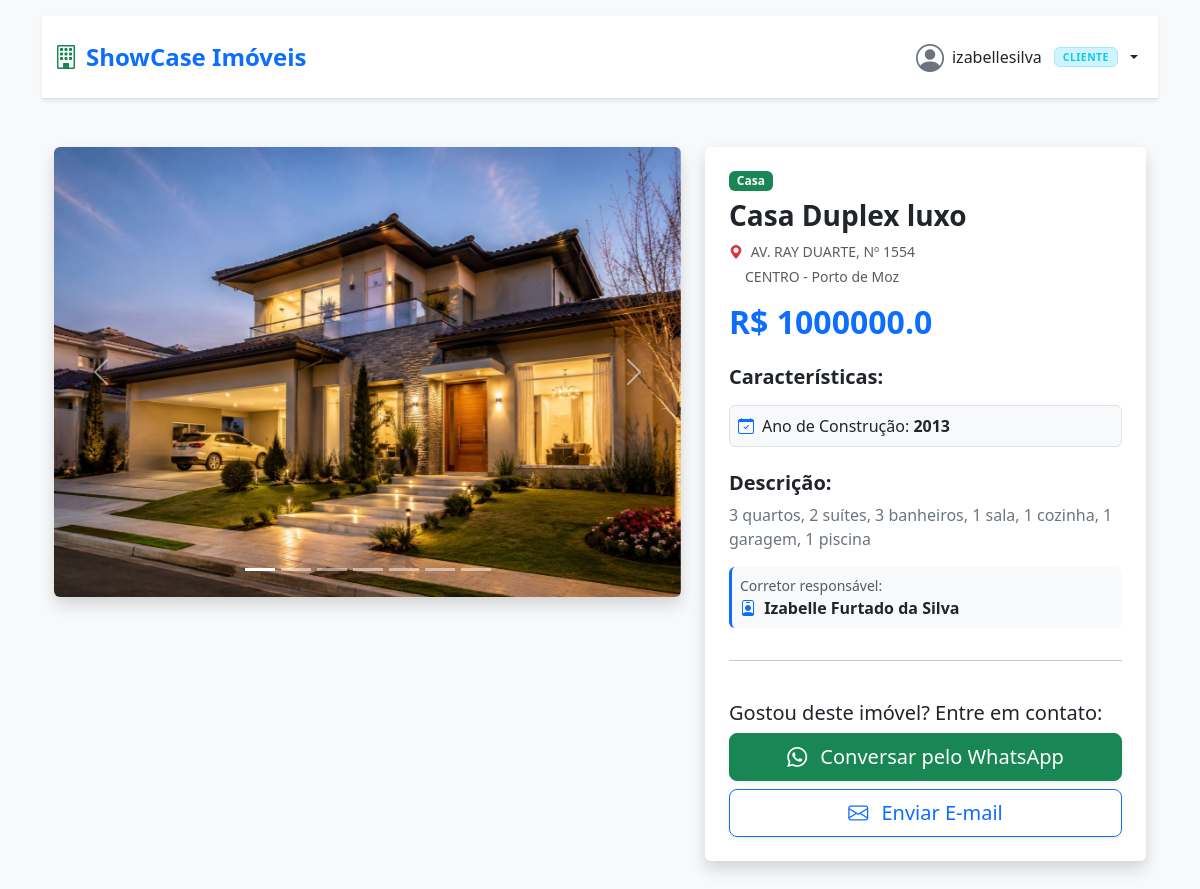
Page /vitrine/detalhes_imovel/7/ (signed in) on the committed database.
### vitrine/models.py (models this page shows, shortened)
class ImagemImovel(models.Model):
    imovel = models.ForeignKey(Imovel, on_delete=models.CASCADE, related_name="imagens")
    imagem = models.ImageField(upload_to="media/img")

class Imovel(models.Model):
    corretor = models.ForeignKey(User, on_delete=models.CASCADE, verbose_name="Corretor Responsável")
    titulo = models.CharField(max_length=100)
    descricao = models.TextField()
    tipo_Imovel = models.CharField(max_length=50)
    ano_construcao = models.IntegerField()
    preco = models.FloatField()
    logradouro = models.CharField(max_length=100, verbose_name="Rua/Avenida")
    numero = models.CharField(max_length=10, verbose_name="Número")
    bairro = models.CharField(max_length=100, verbose_name="Bairro")
    cidade = models.CharField(max_length=100, verbose_name="Cidade")
    imagem_principal = models.ImageField(upload_to="media/img")

### vitrine/views.py (the view)
# urls.py: path('/detalhes_imovel/<int:id>/', detalhes_imovel, name='detalhes_imovel'),
def detalhes_imovel(request, id):
    imovel = get_object_or_404(Imovel, id=id)
    fotos_adicionais = imovel.imagens.all()
    dados_para_a_tela = {
        'imovel': imovel,
        'fotos': fotos_adicionais
    }
    return render(request, 'detalhes_imovel.html', dados_para_a_tela)

### template/detalhes_imovel.html (shortened to what this page needs)
{% extends 'base.html' %}
{% load static %}
{%block content%}
<div class="container my-5">
    <div class="row g-4">
        <div class="col-md-7">
            <div id="carrosselImovel" class="carousel slide shadow rounded overflow-hidden" data-bs-ride="carousel">
                {% if fotos %}
                <div class="carousel-indicators">
                    <button type="button" data-bs-target="#carrosselImovel" data-bs-slide-to="0" class="active"
                            aria-current="true" aria-label="Slide 1"></button>
                    {% for foto in fotos %}
                    <button type="button" data-bs-target="#carrosselImovel" data-bs-slide-to="{{ forloop.counter }}"
                            aria-label="Slide {{ forloop.counter|add:1 }}"></button>
                    {% endfor %}
                </div>
                {% endif %}
                <div class="carousel-inner">
                    <div class="carousel-item active">
                        <img src="{{ imovel.imagem_principal.url }}" class="d-block w-100 img-carrossel-detalhe"
                             alt="Imagem Principal">
                    </div>
                </div>
                {% if fotos %}
                <button class="carousel-control-prev" type="button" data-bs-target="#carrosselImovel"
                        data-bs-slide="prev">
                    <span class="carousel-control-prev-icon" aria-hidden="true"></span>
                </button>
                <button class="carousel-control-next" type="button" data-bs-target="#carrosselImovel"
                        data-bs-slide="next">
                    <span class="carousel-control-next-icon" aria-hidden="true"></span>
                </button>
                {% endif %}
            </div>
        </div>
        <div class="col-md-5">
            <div class="card h-100 shadow border-0 p-4">
                <span class="badge bg-success mb-2 align-self-start">{{ imovel.tipo_Imovel }}</span>
                <h1 class="h3 fw-bold text-dark">{{ imovel.titulo }}</h1>
                <p class="text-muted small mb-1">
                    <i class="bi bi-geo-alt-fill me-1 text-danger"></i>
                    {{ imovel.logradouro }}, Nº {{ imovel.numero }}
                </p>
                <p class="text-muted small mb-3 ps-3">
                    {{ imovel.bairro }} - {{ imovel.cidade }}
                </p>
                <h2 class="text-primary fw-bold mb-4">R$ {{ imovel.preco }}</h2>
                <h5 class="fw-bold mb-3">Características:</h5>
                <div class="row g-3 mb-4">
                    <div class="col-12">
                        <div class="p-2 border rounded bg-light">
                            <i class="bi bi-calendar-check me-2 text-primary"></i>Ano de Construção: <strong> {{ imovel.ano_construcao }} </strong>
                        </div>
                    </div>
                </div>
                <h5 class="fw-bold mb-2">Descrição:</h5>
                <p class="text-secondary flex-grow-1">{{ imovel.descricao }}</p>
                {% if user != imovel.corretor %}
                <div class="p-2 rounded bg-light border-start border-primary border-3 mb-3">
                    <small class="text-muted d-block">Corretor responsável:</small>
                    <span class="fw-bold text-dark">
                        <i class="bi bi-person-badge me-1 text-primary"></i>
                        {{ imovel.corretor.first_name|default:imovel.corretor.username }}
                    </span>
                </div>
                {% endif %}
                <hr>
                <div class="mt-auto">
                    {% if user == imovel.corretor %}
                    <div class="d-grid gap-2">
                        <a href="{% url 'editar_imovel' imovel.id %}" class="btn btn-warning fw-bold text-white mb-1">
                            <i class="bi bi-pencil-square me-2"></i>Editar Imóvel
                        </a>
                        <form action="{% url 'excluir_imovel' imovel.id %}" method="POST"
                              onsubmit="return confirm('Tem certeza que deseja excluir este imóvel definitivamente?');">
                            {% csrf_token %}
                            <button type="submit" class="btn btn-danger fw-bold w-100">
                                <i class="bi bi-trash3-fill me-2"></i>Excluir Imóvel
                            </button>
                        </form>
                    </div>
                    {% else %}
                    <div class="mt-4">
                        <h5>Gostou deste imóvel? Entre em contato:</h5>
                        <a href="https://api.whatsapp.com/send?phone=55{{ imovel.corretor.perfil_corretor.telefone }}&text=Olá!%20Gostaria%20de%20saber%20mais%20informações%20sobre%20o%20imóvel%3A%20{{ imovel.titulo }}%20(Código%3A%20{{ imovel.id }})."
                           target="_blank"
                           class="btn btn-success btn-lg w-100 mb-2 shadow-sm">
                            <i class="bi bi-whatsapp me-2"></i> Conversar pelo WhatsApp
                        </a>
                        <a href="mailto:{{ imovel.corretor.email }}?subject=Interesse no Imóvel: {{ imovel.titulo }}"
                           class="btn btn-outline-primary btn-lg w-100 shadow-sm">
                            <i class="bi bi-envelope me-2"></i> Enviar E-mail
                        </a>
                    </div>
                    {% endif %}
                </div>
            </div>
        </div>
    </div>
</div>
{% endblock %}

### template/base.html (shortened to what this page needs)
{% load static %}
<!DOCTYPE html>
<html lang="pt-br">
<head>
    <link href="https://cdn.jsdelivr.net/npm/bootstrap@5.3.8/dist/css/bootstrap.min.css" rel="stylesheet"
>
    <link rel="stylesheet" href="https://cdn.jsdelivr.net/npm/bootstrap-icons@1.11.3/font/bootstrap-icons.min.css">
    <link rel="stylesheet" href="{% static 'css/style.css' %}">
</head>
<body class="bg-light">
<div class="container mt-3">
    {% if user.is_authenticated %}
    <nav class="navbar navbar-expand-lg navbar-light bg-white shadow-sm border-bottom py-3">
        <div class="container-fluid">
            <a class="navbar-brand fw-bold text-primary fs-4 d-flex align-items-center gap-2"
               href="{% url 'pagina_inicial' %}">
                <i class="bi bi-building text-success"></i>
                <span>ShowCase Imóveis</span>
            </a>
            <div class="collapse navbar-collapse" id="conteudoNavbar">
                <div class="navbar-nav ms-auto align-items-lg-center mt-2 mt-lg-0">
                    <div class="dropdown">
                        <button class="d-flex align-items-center gap-2 border-0 bg-transparent text-decoration-none dropdown-toggle link-dark fw-medium py-1 px-2 rounded-3 hover-bg w-100 text-start"
                                type="button" id="dropdownPerfil" data-bs-toggle="dropdown" aria-expanded="false">
                            <i class="bi bi-person-circle fs-3 text-secondary"></i>
                            <span class="d-none d-sm-inline">{{ user.username }}</span>
                            {% if user.perfil_corretor %}
                            <span class="badge bg-success-subtle text-success border border-success-subtle text-uppercase px-2 py-1 ms-1 navbar-badge-perfil">Corretor</span>
                            {% else %}
                            <span class="badge bg-info-subtle text-info border border-info-subtle text-uppercase px-2 py-1 ms-1 navbar-badge-perfil">Cliente</span>
                            {% endif %}
                        </button>
                    </div>
                </div>
            </div>
        </div>
    </nav>
    {% endif %}
    <main>
        {% block content%}
        {% endblock %}
    </main>
</div>
</body>
</html>

### static/css/style.css (style rules this page uses)
.navbar-badge-perfil { font-size: 0.65rem; letter-spacing: 0.5px; }
.navbar .hover-bg { transition: background-color 0.2s ease; }
.img-carrossel-detalhe { height: 450px; object-fit: cover; }

### rows in the picture
Imovel: imagem_principal (picture), tipo_Imovel "Casa", titulo "Casa Duplex luxo", logradouro "AV. RAY DUARTE", numero "1554", bairro "CENTRO", cidade "Porto de Moz", preco "1000000.0", ano_construcao "2013", descricao "3 quartos, 2 suítes, 3 banheiros, 1 sala, 1 cozinha, 1 garagem, 1 piscina", corretor.first_name "Izabelle Furtado da Silva"

### other values in the picture
{{ user.username }} "izabellesilva"
